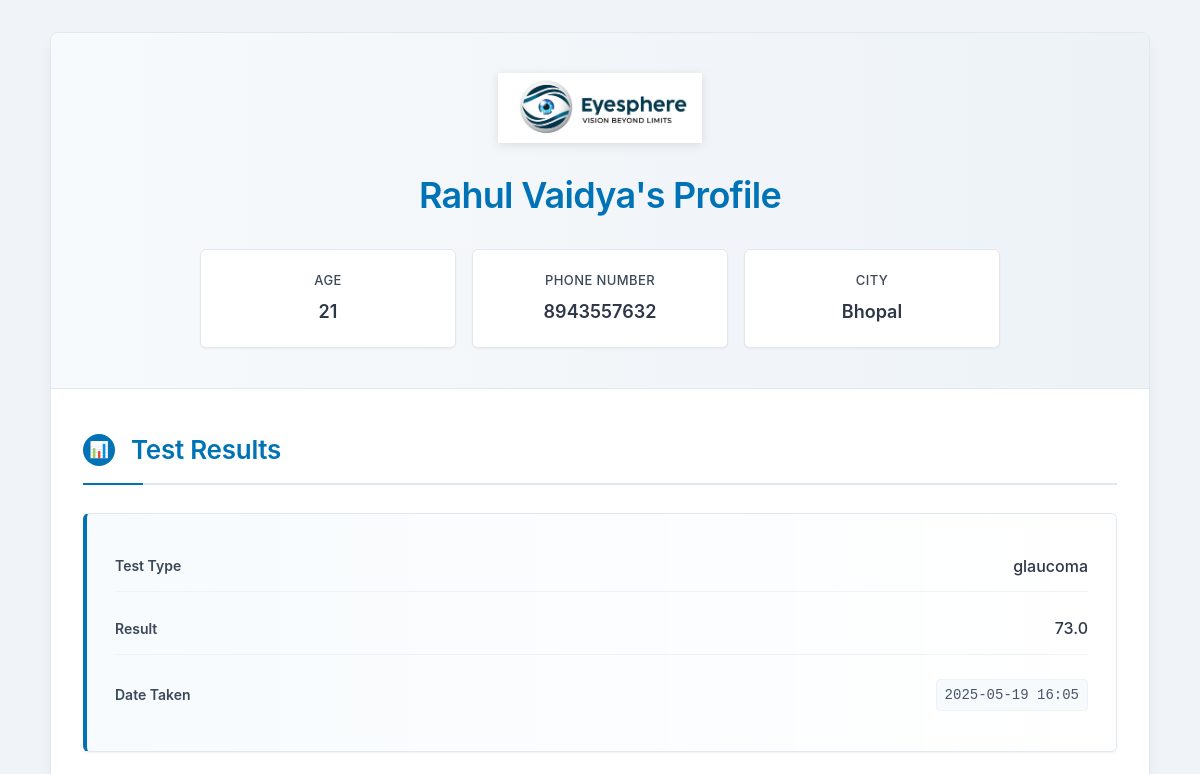
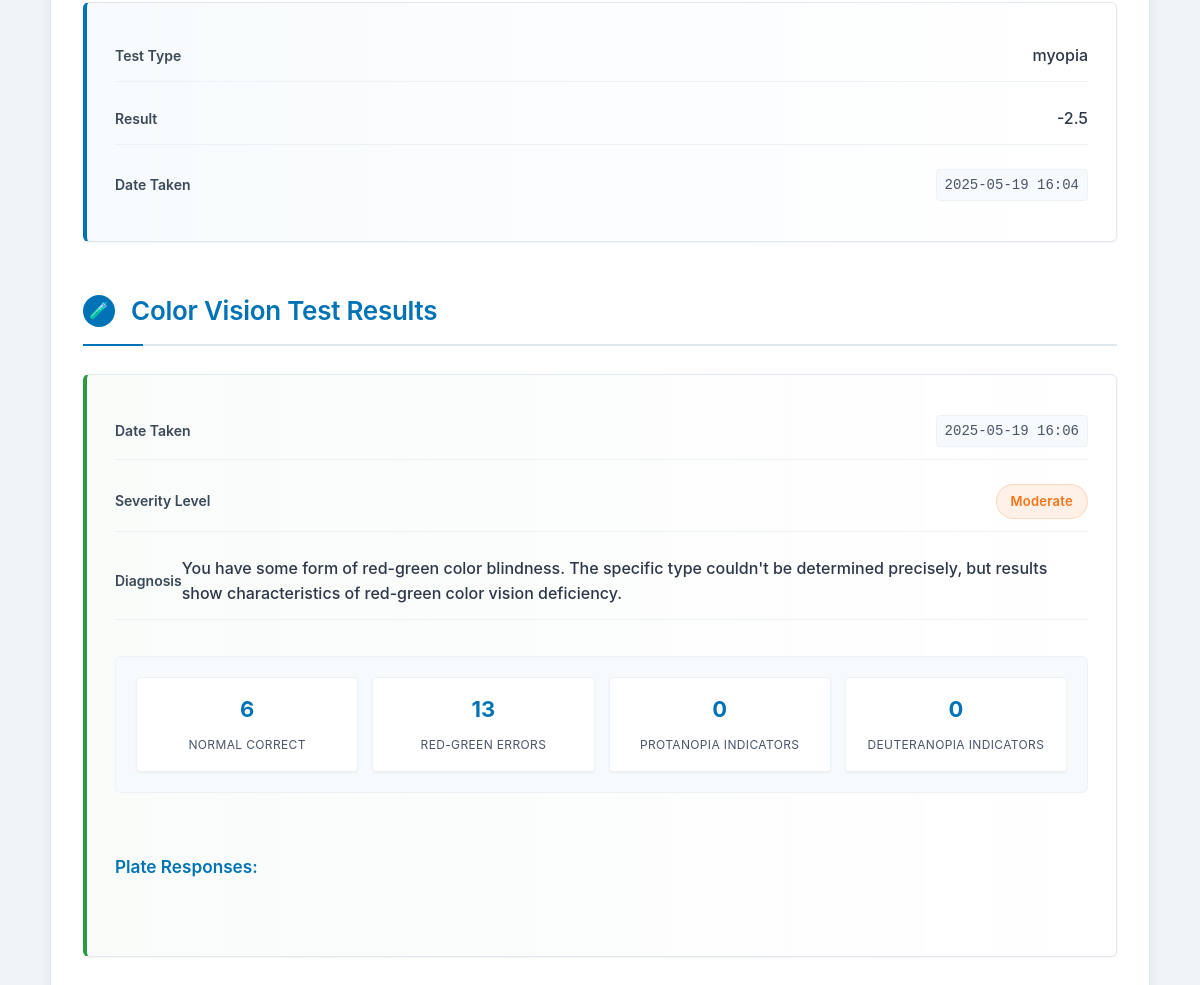
The page /user_profile/1/ on the database its author committed (2 pictures, top to bottom).
### BaseInfo/models.py (models this page shows, shortened)
class User(models.Model):
    name = models.CharField(max_length=300)
    age = models.IntegerField()
    ph_Number = models.CharField(max_length=200,unique=True)
    city = models.CharField(max_length=200)
    password = models.CharField(max_length=300)

class TestResult(models.Model):
    TEST_CHOICES = (
        ('myopia', 'Myopia'),
        ('glaucoma', 'Glaucoma'),
    )
    user = models.ForeignKey(User, on_delete=models.CASCADE, related_name='test_results')
    test_type = models.CharField(max_length=100, choices=TEST_CHOICES)
    final_score = models.DecimalField(max_digits=5,decimal_places=2,null=True)
    result_value = models.FloatField(null = True)
    date_taken = models.DateTimeField(auto_now_add=True)

class ColorVisionTest(models.Model):
    SEVERITY_CHOICES = (
        ('none', 'None'),
        ('weak', 'Weak'),
        ('moderate', 'Moderate'),
        ('strong', 'Strong'),
    )
    user = models.ForeignKey(User, on_delete=models.CASCADE, related_name='color_vision_tests')
    date_taken = models.DateTimeField(auto_now_add=True)
    normal_correct = models.PositiveIntegerField(default=0)
    red_green_errors = models.PositiveIntegerField(default=0)
    protanopia_indicators = models.PositiveIntegerField(default=0)
    deuteranopia_indicators = models.PositiveIntegerField(default=0)
    severity_level = models.CharField(max_length=10, choices=SEVERITY_CHOICES, default='none')
    diagnosis_text = models.TextField()

### BaseInfo/views.py (the view)
# urls.py: path('user_profile/<int:user_id>/',views.user_profile,name = 'user_profile'),
def user_profile(request, user_id):
    user = get_object_or_404(User, id=user_id)
    test_results = user.test_results.all().order_by('-date_taken')
    color_vision_tests = user.color_vision_tests.all().order_by('-date_taken')
    return render(request, 'user_profile.html', {
        'user': user,
        'test_results': test_results,
        'color_vision_tests': color_vision_tests
    })

### Templates/user_profile.html (shortened to what this page needs)
{% load static %}
<!DOCTYPE html>
<html lang="en">
<head>
</head>
<body>
    <div class="container">
        <div class="header">
            <div class="logo-container">
                <img src="{% static 'eyesphere.jpg' %}" alt="Eyesphere - Vision Beyond Limits" />
            </div>
            <h1>{{ user.name }}'s Profile</h1>
            <div class="user-info">
                <div class="user-info-item">
                    <span class="user-info-label">Age</span>
                    <span class="user-info-value">{{ user.age }}</span>
                </div>
                <div class="user-info-item">
                    <span class="user-info-label">Phone Number</span>
                    <span class="user-info-value">{{ user.ph_Number }}</span>
                </div>
                <div class="user-info-item">
                    <span class="user-info-label">City</span>
                    <span class="user-info-value">{{ user.city }}</span>
                </div>
            </div>
        </div>
        <div class="content">
            <div class="section">
                <div class="section-header">
                    <div class="section-icon"></div>
                    <h2>Test Results</h2>
                </div>
                {% if test_results %}
                    {% for result in test_results %}
                        <div class="card test-result-card">
                            <div class="card-content">
                                <div class="card-field">
                                    <span class="card-label">Test Type</span>
                                    <span class="card-value">{{ result.test_type }}</span>
                                </div>
                                <div class="card-field">
                                    <span class="card-label">Result</span>
                                    <span class="card-value">{{ result.result_value }}</span>
                                </div>
                                <div class="card-field">
                                    <span class="card-label">Date Taken</span>
                                    <span class="card-value date-display">{{ result.date_taken|date:"Y-m-d H:i" }}</span>
                                </div>
                            </div>
                        </div>
                    {% endfor %}
                {% else %}
                    <div class="empty-state">
                        <div class="empty-state-icon">📋</div>
                        <p class="empty-state-text">No test results found.</p>
                    </div>
                {% endif %}
            </div>
            <div class="section">
                <div class="section-header">
                    <div class="section-icon"></div>
                    <h2>Color Vision Test Results</h2>
                </div>
                {% if color_vision_tests %}
                    {% for test in color_vision_tests %}
                        <div class="card color-vision-card">
                            <div class="card-content">
                                <div class="card-field">
                                    <span class="card-label">Date Taken</span>
                                    <span class="card-value date-display">{{ test.date_taken|date:"Y-m-d H:i" }}</span>
                                </div>
                                <div class="card-field">
                                    <span class="card-label">Severity Level</span>
                                    <span class="severity-badge severity-{{ test.severity_level|lower }}">{{ test.severity_level|title }}</span>
                                </div>
                                <div class="card-field">
                                    <span class="card-label">Diagnosis</span>
                                    <span class="card-value">{{ test.diagnosis_text }}</span>
                                </div>
                                <div class="stats-grid">
                                    <div class="stat-item">
                                        <span class="stat-value">{{ test.normal_correct }}</span>
                                        <span class="stat-label">Normal Correct</span>
                                    </div>
                                    <div class="stat-item">
                                        <span class="stat-value">{{ test.red_green_errors }}</span>
                                        <span class="stat-label">Red-Green Errors</span>
                                    </div>
                                    <div class="stat-item">
                                        <span class="stat-value">{{ test.protanopia_indicators }}</span>
                                        <span class="stat-label">Protanopia Indicators</span>
                                    </div>
                                    <div class="stat-item">
                                        <span class="stat-value">{{ test.deuteranopia_indicators }}</span>
                                        <span class="stat-label">Deuteranopia Indicators</span>
                                    </div>
                                </div>
                                <h4>Plate Responses:</h4>
                            </div>
                        </div>
                    {% endfor %}
                {% else %}
                    <div class="empty-state">
                        <div class="empty-state-icon">👁️</div>
                        <p class="empty-state-text">No color vision test results found.</p>
                    </div>
                {% endif %}
            </div>
        </div>
    </div>
</body>
</html>

### rows shown on the page
User: name "Rahul Vaidya", age "21", ph_Number "8943557632", city "Bhopal"
TestResult: test_type "glaucoma", result_value "73.0", date_taken "2025-05-19 16:05"
TestResult: test_type "myopia", result_value "-2.5", date_taken "2025-05-19 16:04"
ColorVisionTest: date_taken "2025-05-19 16:06", severity_level "Moderate", diagnosis_text "You have some form of red-green color blindness. The specific type couldn't be determined precisely, but results show characteristics of red-green color vision deficiency.", normal_correct "6", red_green_errors "13", protanopia_indicators "0", deuteranopia_indicators "0"
